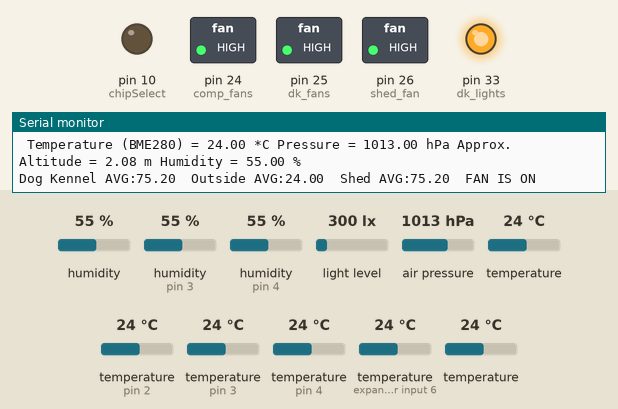
Recording of a sketch running on a simulated Arduino Mega 2560, built with avr-gcc and run on an emulated ATmega2560. Parts: switched loads named in the sketch (green lamp = pin HIGH), output pins drawn as LEDs (lit = HIGH), the last lines printed to the serial monitor. The inputs (shaded band) are chosen by the test bench; at power-on: temperature (sensors on pin 3, pin 2, pin 4, expander input 6) 24 °C, humidity 55 %, humidity (sensors on pin 3, pin 4) 55 %, light level 300 lx, air pressure 1013 hPa, temperature 24 °C. The local clock reads 2024-03-15 10:24:30 at power-on unless the sketch sets it; storage starts empty.

Above: at 1.2 s.
1.3 s: temperature (sensor on pin 3) set to 28 °C
At 7.6 s:
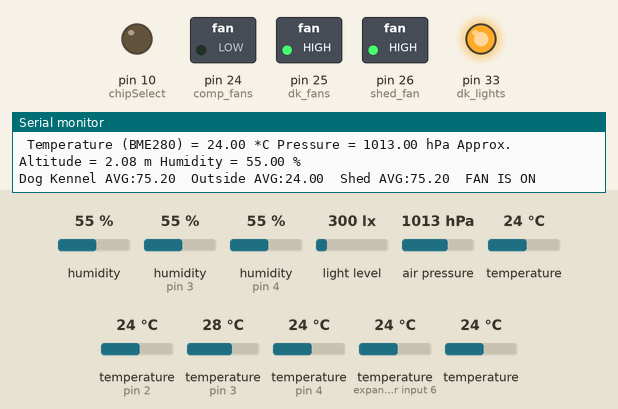
8.5 s: temperature (sensor on pin 3) set to 12 °C
At 14.2 s:
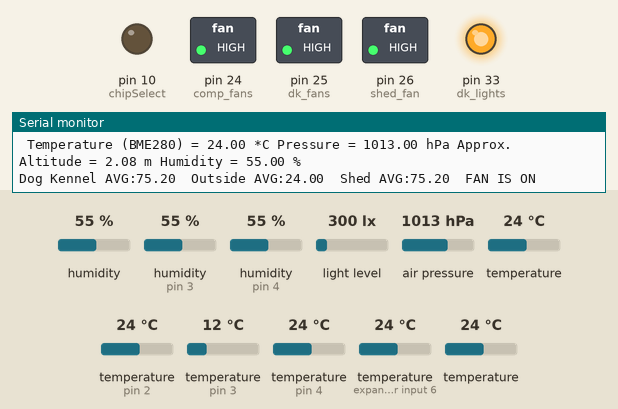
14.5 s: temperature (sensor on pin 3) set to 33 °C
At 19.5 s:
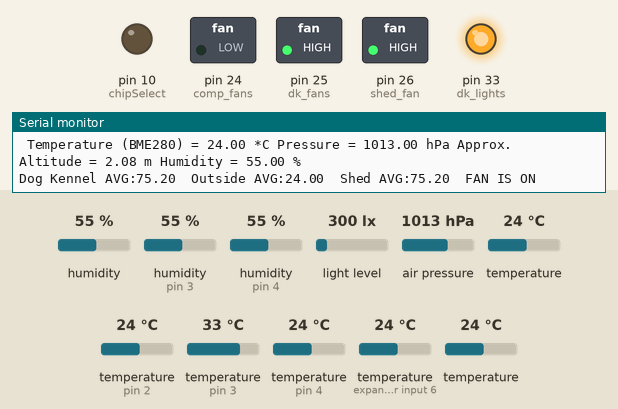
Timing chart, 0 to 21.0 s (numbered marks = the images above; inputs shaded):
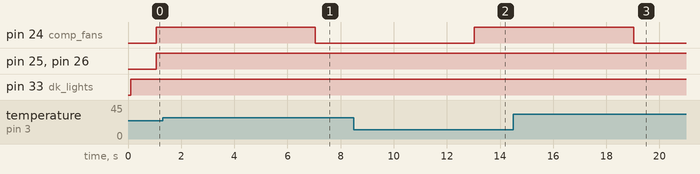

The sketch:

shed_20211026.ino
```cpp
const int dk_lights = 33; // this is the pin for the 12V relay that is contorlling the lights in the dog kennel.
const int dk_fans = 25; //this is the pin on the board where the relay is attached for the fans in the dog kennel
const int shed_fan = 26;// this is to the relay for the shed exhaust fan
const int comp_fans = 24;// this is the fans in the computer box
const int chipSelect = 10; // this is the CS for the data logger, which is currently not being used.
const int ONE_WIRE_BUS = 2; // this is the one wire (pin) that is used to read the all of the DS18B20 sensors (shed, outside, cricket, jango)
const int BME_SCK = 13;// this is the ____ for the BMP280 (temp, hum, baro) sensor
const int BME_MISO = 12;// this is the ____ for the BMP280 (temp, hum, baro) sensor
const int BME_MOSI = 11;// this is the ____ for the BMP280 (temp, hum, baro) sensor
const int BME_CS = 9; // this is the chip select for the BMP280 (temp, hum, baro) sensor
const unsigned long SECONDS = 1000;
const unsigned long MIN = (60 * SECONDS);

/***************************************************************************************************
  TSL2591 Digital Light Sensor (this is for shutting off the light inside the dog kennel)
***************************************************************************************************/

#include <Adafruit_Sensor.h>
#include "Adafruit_TSL2591.h"
Adafruit_TSL2591 tsl = Adafruit_TSL2591(2591); // pass in a number for the sensor identifier (for your use later)
unsigned long ir;
/**********************************************************************************************/
/*Adafruit Data Shield
 *********************************************************************************************
   SD card attached to SPI bus as follows:
 ** UNO:  MOSI - pin 11, MISO - pin 12, CLK - pin 13, CS - pin 4 (CS pin can be changed)
  and pin #10 (SS) must be an output
 ** Mega:  MOSI - pin 51, MISO - pin 50, CLK - pin 52, CS - pin 4 (CS pin can be changed)
  and pin #52 (SS) must be an output
 ** Leonardo: Connect to hardware SPI via the ICSP header
     Pin 4 used here for consistency with other Arduino examples
 **On the Ethernet Shield, CS is pin 4. Note that even if it's not
   used as the CS pin, the hardware CS pin (10 on most Arduino boards,
   53 on the Mega) must be left as an output or the SD library
   functions will not work. */
#include <SPI.h>
#include <Wire.h> //This is the library that helps the Arduino with i2c
#include "SD.h" // This is the library for talking to the card
File dataFile;

//#define LOG_INTEVAL 1000 //This is how many milli seconds between the sensor readings (i woul like to figure out these features, but currently not using.
//#define ECHO_TO_SERIAL 1 //this is if i want to echo to the serial monitor (1 is on and 0 is off)
//#define redLEDpin 3 // this is for the error below. I will need to go back and change the pin.
void error(char *str)// the error function is uded if there is something bad happening (i.e. no micro SD card is installed. It will sit in the "while(1) loop forever until the issue is corrected
{
  Serial.print("error: ");
  Serial.println(str);

  // red LED indicates error
  //digitalWrite(redLEDpin, HIGH);

  while (1);
}

/*********************************************************************************************
   Time Stamp
 * ******************************************************************************************/
#include "RTClib.h" //this is the library the Arduino uses to chat with the real time clock
RTC_PCF8523 rtc; // I found a different variable (RTC_DS1307) If the time is incorrect than i want to try this

/******************************************************************************************
   Temp, Humid, Baro BMP280 (outside sensor)
 *******************************************************************************************/
#include <Adafruit_BME280.h>

#define SEALEVELPRESSURE_HPA (1013.25)

//Adafruit_BME280 bme(BME_CS); // hardware SPI
Adafruit_BME280 bme(BME_CS, BME_MOSI, BME_MISO, BME_SCK); // software SPI

/*********************************************************************************************
   Waterproof Temp Sensore DS18B20
 *********************************************************************************************/
#include <OneWire.h>
#include <DallasTemperature.h>
OneWire oneWire(ONE_WIRE_BUS); // Setup a oneWire instance to communicate with a OneWire device
DallasTemperature sensors(&oneWire); // Pass our oneWire reference to Dallas Temperature sensor

DeviceAddress shed_temp = { 0x28, 0xD6, 0xE4, 0x10, 0x4C, 0x20, 0x01, 0x80 };// this is the shed
DeviceAddress cricket_temp = { 0x28, 0x8A, 0x95, 0xF7, 0x4B, 0x20, 0x1, 0xC6 };// this is cricket
DeviceAddress outside_temp = {0x28, 0xD6, 0xE4, 0x10, 0x4C, 0x20, 0x01, 0x80 };// This is the outside sensor
DeviceAddress jango_temp = {0x28, 0xE7, 0xDF, 0xE2, 0x4B, 0x20, 0x1, 0xA2};// this is Jango

/************************************************************************************************
   DHT11 temp and humidity sensor
 ***********************************************************************************************/
#include "DHT.h"
#define sensor1 3
#define sensor2 4
#define DHTTYPE DHT11 //leaving this here because i may get the DHT22
DHT dht1(sensor1, DHTTYPE);
DHT dht2(sensor2, DHTTYPE);
/*********************************************************************************************************************
*********************************************************************************************************************
                                SETUP
*********************************************************************************************************************
*********************************************************************************************************************/
void setup()
{
  Serial.begin(9600);
  //Serial.begin(115200);// This has to be 115200 for the DS18B20 sensors to work in series
//delay(1);

  /**************************************************************************************************
     Data Logger Shield Setup
   *************************************************************************************************/
  Serial.print("Initializing SD card...");
  // make sure that the default chip select pin is set to
  // output, even if you don't use it:
  pinMode(chipSelect, OUTPUT);

  // see if the card is present and can be initialized:
  if (!SD.begin(chipSelect)) {
    Serial.println("SDCard failed, or not present");
    // don't do anything more:
    return ;
  }
  Serial.println("card initialized.");

  // Open up the file we're going to log to!
  char filename[] = "LOGGER00.CSV";
  for (uint8_t i = 0; i < 100; i++) {
    filename[6] = i / 10 + '0';
    filename[7] = i % 10 + '0';
    if (! SD.exists(filename)) {
      // only open a new file if it doesn't exist
      dataFile = SD.open(filename, FILE_WRITE);
      break;  // leave the loop!
    }
  }
  //dataFile = SD.open("datalog.csv", FILE_WRITE);
  if (! dataFile) {
    Serial.println("error creating file");
    // Wait forever since we cant write data
    while (1) ;
  }
  Serial.print("Logging to: ");
  Serial.println(filename);
}
/***********************************************************************
   Time Stamp
 * ********************************************************************/
void timeStamp () {
  // while (!Serial) {
  //delay(1);
  //}

  Wire.begin(); // i added this, so lets see if it works.
//  if (! rtc.begin()) {
//    Serial.println("Couldn't find RTC");
//    while (1);
//  }

  dataFile.print("date/time"); // this is going to be the top column of the excel file, so adjust accordingly
  if (! rtc.initialized()) {
    Serial.println("RTC is NOT running!");
    // following line sets the RTC to the date & time this sketch was compiled
    rtc.adjust(DateTime(F(__DATE__), F(__TIME__)));
    // This line sets the RTC with an explicit date & time, for example to set
    // January 21, 2014 at 3am you would call:
    // rtc.adjust(DateTime(2014, 1, 21, 3, 0, 0));
  }

  DateTime now = rtc.now();

  Serial.print(now.year(), DEC);
  Serial.print('/');
  Serial.print(now.month(), DEC);
  Serial.print('/');
  Serial.print(now.day(), DEC);
  Serial.print(") ");
  Serial.print(now.hour(), DEC);
  Serial.print(':');
  Serial.print(now.minute(), DEC);
  Serial.print(':');
  Serial.println(now.second(), DEC);

  dataFile.print(now.year(), DEC);
  dataFile.print('/');
  dataFile.print(now.month(), DEC);
  dataFile.print('/');
  dataFile.print(now.day(), DEC);
  dataFile.print(") ");
  dataFile.print(",");
  dataFile.print(now.hour(), DEC);
  dataFile.print(':');
  dataFile.print(now.minute(), DEC);
  dataFile.print(':');
  dataFile.print(now.second(), DEC);
}
/**************************************************************************
    Light Sensor TSL2591
     Configures the gain and integration time if required
**************************************************************************/
void advancedRead() {
  tsl.begin();
//  if (tsl.begin())
//  {
//    Serial.println(F("Found a TSL2591 sensor"));
//  }
//  else
//  {
//    Serial.println(F("No sensor found ... check your wiring?"));
//    while (1);
//  }
  // You can change the gain on the fly, to adapt to brighter/dimmer light situations
  tsl.setGain(TSL2591_GAIN_LOW);    // 1x gain (bright light)
  //tsl.setGain(TSL2591_GAIN_MED);      // 25x gain
  //tsl.setGain(TSL2591_GAIN_HIGH);   // 428x gain

  // Changing the integration time gives you a longer time over which to sense light
  // longer timelines are slower, but are good in very low light situtations!
  //tsl.setTiming(TSL2591_INTEGRATIONTIME_100MS);  // shortest integration time (bright light)
  tsl.setTiming(TSL2591_INTEGRATIONTIME_200MS);
  //tsl.setTiming(TSL2591_INTEGRATIONTIME_300MS);
  // tsl.setTiming(TSL2591_INTEGRATIONTIME_400MS);
  // tsl.setTiming(TSL2591_INTEGRATIONTIME_500MS);
  // tsl.setTiming(TSL2591_INTEGRATIONTIME_600MS);  // longest integration time (dim light)

  pinMode(dk_lights, OUTPUT);// This will eventually be to the relay that controls the light
  // More advanced data read example. Read 32 bits with top 16 bits IR, bottom 16 bits full spectrum
  // That way you can do whatever math and comparisons you want!
  uint32_t lum = tsl.getFullLuminosity();
  uint16_t ir, full;
  ir = lum >> 16;
  full = lum & 0xFFFF;
  Serial.print(F("Light Sensor (TSL2591) "));
  //Serial.print(F("[ ")); Serial.print(millis()); Serial.print(F(" ms ] ")); //this is the time in millis when the measurement was taken, but i dont need because i have the time.
  Serial.print(F("IR: ")); Serial.print(ir);  Serial.print(F("  "));
  Serial.print(F("Full: ")); Serial.print(full); Serial.print(F("  "));
  Serial.print(F("Visible: ")); Serial.print(full - ir); Serial.print(F("  "));
  Serial.print(F("Lux: ")); Serial.println(tsl.calculateLux(full, ir), 6);

  dataFile.print(",");
  dataFile.print("Light Sensor: ir full full-ir lux");
  dataFile.print(",");
  dataFile.print(ir);
  dataFile.print(",");
  dataFile.print(full);
  dataFile.print(",");
  dataFile.print(full - ir);//need to figure out what this is for.
  dataFile.print(",");
  dataFile.println(tsl.calculateLux(full, ir), 6);

  if (full < 25000) {
    digitalWrite(dk_lights, HIGH);//Changed this to HIGH because i wanted the lights off over the night
  }
  else {
    digitalWrite(dk_lights, HIGH);
  }

}

/**************************************************************************
 *************************************************************************
    All of the Temperature Sensors
**************************************************************************
**************************************************************************/
void Temps() {
  unsigned status;
  status = bme.begin();// default settings
  dht1.begin();
  dht2.begin();
  sensors.begin(); // this is for the DS18B20
  //delay(1000);// there may need to be a slight delay here for the sensor
  /********************************************
    BME280 temp sensor (Weather Station)
   ********************************************/

  //while (!Serial);   // time to get serial running
  // Serial.println(F("BME280 test"));


  // You can also pass in a Wire library object like &Wire2
  // status = bme.begin(0x76, &Wire2)
  if (!status) {
    Serial.println("Could not find a valid BME280 sensor, check wiring, address, sensor ID!");

    while (1) delay(10);
  }

  Serial.print(" Temperature (BME280) = ");
  Serial.print(bme.readTemperature());
  Serial.print(" *C");
  Serial.print(" Pressure = ");
  Serial.print(bme.readPressure() / 100.0F);
  Serial.print(" hPa");
  Serial.print(" Approx. Altitude = ");
  Serial.print(bme.readAltitude(SEALEVELPRESSURE_HPA));
  Serial.print(" m");
  Serial.print(" Humidity = ");
  Serial.print(bme.readHumidity());
  Serial.println(" %");

  /**************************************************************************************************
     DS18B20 Temperature Sensors (OneWire) (Most Common Sensor)
   *************************************************************************************************/
  sensors.requestTemperatures(); // Send the command to get temperatures

  /**************************************************************************************************
    DHT11 Temperature Sensors (inside of the shed and computer case)
  *************************************************************************************************/
  float hum1 = dht1.readHumidity();
  float hum2 = dht2.readHumidity();
  float tempF1 = dht1.readTemperature(true);
  float tempF2 = dht2.readTemperature(true);

  /**************************************************************************************************
    Using the temperature data (may want to use matrix to get rid of default sensors)
  *************************************************************************************************/
  float cricket_var = sensors.getTempF(cricket_temp);
  float jango_var = sensors.getTempF(jango_temp);
  float outside_var = sensors.getTempC(outside_temp);
  float shed_var = sensors.getTempF(shed_temp);
  float ws_temp_var = bme.readTemperature();
  float comp_shed_var = dht2.readTemperature(true);

  pinMode(dk_fans, OUTPUT);
  pinMode(comp_fans, OUTPUT);
float dk_avg = (cricket_var + jango_var)/2;
float outside_avg = (outside_var + ws_temp_var)/2;
 float shed_avg = (comp_shed_var + shed_var)/2;

  //float dk_avg = ((sensors.getTempF(jango_temp)) + (sensors.getTempF(cricket_temp))) / 2; //this is the average temoature of the two sensors in the dog kennel in F
//  float outside_avg = ((bme.readTemperature()) + (sensors.getTempC(outside_temp))) / 2 ; // this is the average outside temp in Celsus
 // float shed_avg = ((dht2.readTemperature(true)) + (sensors.getTempF(shed_temp))) / 2;
  Serial.print("Dog Kennel AVG:");
  Serial.print(dk_avg);
  Serial.print("  Outside AVG:");
  Serial.print(outside_avg);
  Serial.print("  Shed AVG:");
  Serial.print(shed_avg);


//  Serial.print("Shed Temperature: ");
//  //Serial.print(sensors.getTempC(shed_temp));
//  //Serial.print("(*C): ");
//  Serial.print(sensors.getTempF(shed_temp));
//  Serial.print("(*F):  ");
//  Serial.print(tempF2);
//  Serial.print("   Computer Temp:  ");
//  Serial.print(tempF1);
//  Serial.print("  Cricket Temperature: ");
//  //Serial.print(sensors.getTempC(cricket_temp));
//  //Serial.print("(*C): ");
//  Serial.print(sensors.getTempF(cricket_temp));
//  Serial.print("(*F): ");
//  Serial.print("  Outside Temperature: ");
//  Serial.print(sensors.getTempC(outside_temp));
//  Serial.print("(*C): ");
//  Serial.print(sensors.getTempF(outside_temp));
//  Serial.print("(*F): ");
//  Serial.print("  Jango Temperature: ");
//  //Serial.print(sensors.getTempC(jango_temp));
//  //Serial.print("(*C): ");
//  Serial.print(sensors.getTempF(jango_temp));
//  Serial.println("(*F): ");

  //this is turning the dog kennel fan on and off based on the temperature outside and in the kennel (outside temp is in C)
  if (outside_avg >= 21) {
    if (dk_avg > 60) {
      digitalWrite(dk_fans, HIGH);
      Serial.println("  FAN IS ON");
    }
    else if (dk_avg <= 60) {
      digitalWrite(dk_fans, LOW);
      Serial.println("  FAN IS OFF");
    }
  }
  else if (outside_avg < 21) {
    if (dk_avg >= 65) {
      digitalWrite(dk_fans, HIGH);
      Serial.println("  FAN IS ON");
    }
    else if (dk_avg < 65) {
      digitalWrite(dk_fans, LOW);
      Serial.println("  FAN IS OFF");
    }
  }

  if (tempF1 <= 80) {
    digitalWrite (comp_fans, HIGH);
  }
  else {
    digitalWrite (comp_fans, LOW);
  }
pinMode(shed_fan, OUTPUT);
    if (shed_avg <= 85) {
      digitalWrite (shed_fan, HIGH);
  //    if (isnan(tempF1)) {
  //      digitalWrite(comp_fan, HIGH);
  //    }
  //    else {
  //
  //    }
    }
  //  else if {
  //  //digitalWrite (shed_fan, LOW);
}


void loop() {

  timeStamp();
  advancedRead();
  //TempHumBaroRead();
  Temps();


  // The following line will 'save' the file to the SD card after every
  // line of data - this will use more power and slow down how much data
  // you can read but it's safer!
  // If you want to speed up the system, remove the call to flush() and it
  // will save the file only every 512 bytes - every time a sector on the
  // SD card is filled with data.
  dataFile.flush();

  //delay(5 * MIN);
  delay(5000);
}
```

Measured:
- the behaviour switches between 26 and 27 °C on temperature (sensor on pin 3) (found by bisection; images 0 and 1)
- after the input at 1.3 s, pin 24 (comp_fans): HIGH → LOW after 5.7 s
- after the input at 8.5 s, pin 24 (comp_fans): LOW → HIGH after 4.5 s
- after the input at 14.5 s, pin 24 (comp_fans): HIGH → LOW after 4.5 s
